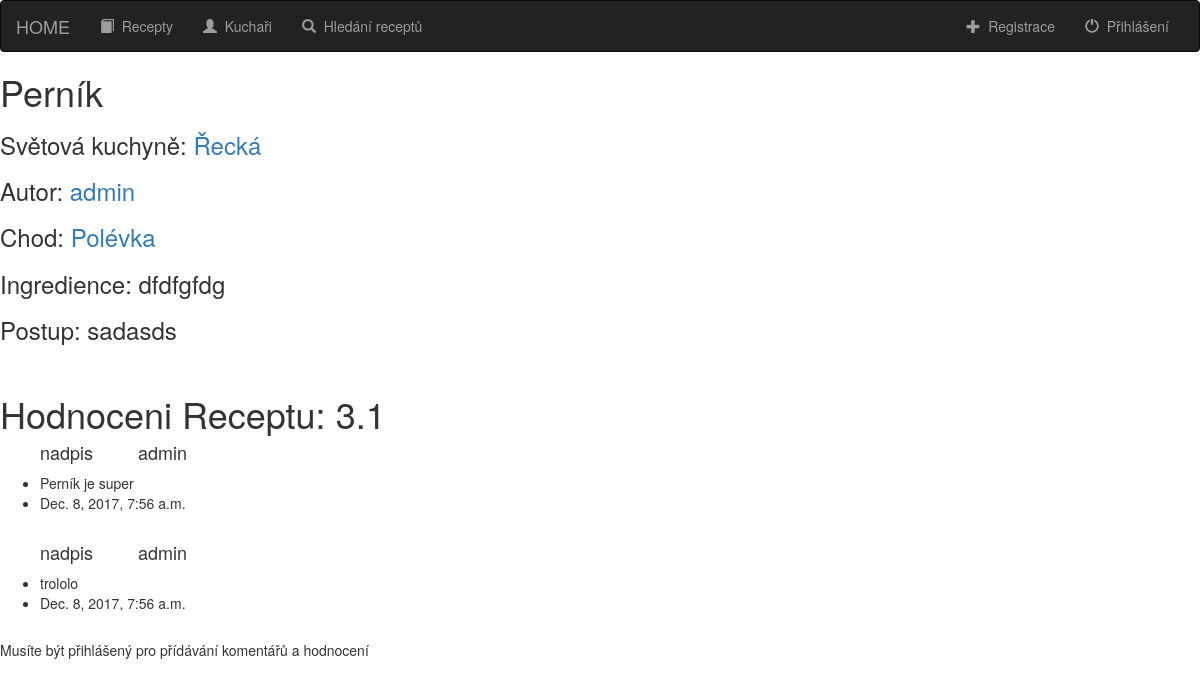
Page /recepty/recepty/1/ on the committed database.
### recepty/models.py (models this page shows, shortened)
class Recept(models.Model):
    jmeno = models.CharField(max_length=200)
    postup = models.TextField(max_length=2000, default="")
    autor = models.ForeignKey(User, on_delete=models.CASCADE, default=0)
    publikovano = models.DateTimeField(default=datetime.now(), blank=True)
    hodnoceni = models.DecimalField(default=2.5, decimal_places=1, max_digits=3, validators=[MaxValueValidator(5), MinValueValidator(0)])
    svetova_kuchyne = models.ForeignKey(SvetovaKuchyne, on_delete=models.CASCADE, default=0)
    ingredience = models.TextField(max_length=1000, default="")
    chod = models.ForeignKey(Chod, on_delete=models.CASCADE, default=0)

class SvetovaKuchyne(models.Model):
    jmeno = models.CharField(max_length=100)
    popis = models.TextField(max_length=1000, default="popis")

class Chod(models.Model):
    nazev = models.CharField(max_length=100)

class Komentar(models.Model):
    nadpis = models.CharField(max_length=100)
    text = models.TextField(max_length=300, default="")
    autor = models.ForeignKey(User, on_delete=models.CASCADE, default=0)
    komentovany_recept = models.ForeignKey(Recept, on_delete=models.CASCADE, default=0)
    publikovano = models.DateTimeField(default=datetime.now(), blank=True)

### recepty/views.py (the view)
# urls.py: url(r'^recepty/(?P<recept_id>[0-9]+)/$', views.detailReceptu, name='detailreceptu'),
def detailReceptu(request, recept_id):
    if request.method == "POST":
        if 'funkce_1' in request.POST:
            form = PridatKomentar(request.POST)
            if form.is_valid():
                komentar = form.save(commit=False)
                komentar.autor = request.user
                komentar.komentovany_recept = Recept.objects.get(id=recept_id)
                komentar.save()
                return redirect('recepty:detailreceptu', recept_id)
        if 'funkce_2' in request.POST:
            form = HodnoceniReceptu(request.POST)
            if form.is_valid():
                recept = Recept.objects.get(id=recept_id)
                recept.hodnotit(form.cleaned_data.get('hodnoceni'))
                recept.save()
                return redirect('recepty:detailreceptu', recept_id)
            return redirect('recepty:detailreceptu', recept_id)
    else:
        form1 = PridatKomentar()
        form2 = HodnoceniReceptu()
        recept = get_object_or_404(Recept, pk=recept_id)
        all_komentare = Komentar.objects.filter(komentovany_recept=recept_id).order_by("publikovano")[:2]
        return render(request, 'recepty/detailreceptu.html', {'recept': recept, 'all_komentare': all_komentare,
                                                              'form1': form1, 'form2': form2})

### recepty/templates/recepty/detailreceptu.html (shortened to what this page needs)
{% extends 'recepty/base.html' %}
{% block body %}
<h1>{{ recept.jmeno }}</h1>
<h3>Světová kuchyně: <a href="{% url 'recepty:detailkuchyne' recept.svetova_kuchyne.id %}"> {{ recept.svetova_kuchyne.jmeno }}</a></h3>
<h3>Autor: <a href="{% url 'recepty:detailkuchare' recept.autor.id %}"> {{ recept.autor }}</a></h3>
<h3>Chod: <a href="{% url 'recepty:detailchodu' recept.chod.id %}"> {{ recept.chod.nazev }}</a></h3>
<h3>Ingredience: {{ recept.ingredience }}</h3>
<h3>Postup: {{ recept.postup }}</h3>
<br>
<h1>Hodnoceni Receptu: {{ recept.hodnoceni }}</h1>
{% if all_komentare %}
    <ul>
        {% for komentar in all_komentare %}
        <h4>{{ komentar.nadpis }} &nbsp  &nbsp  &nbsp  &nbsp {{ komentar.autor }}</h4>
            <li>{{ komentar.text }}</li>
            <li>{{ komentar.publikovano }}</li>
        <br>
        {% endfor %}
    </ul>
{% endif %}
{% if user.is_authenticated %}
<h1>Přidej komentář</h1>
<form method="POST" class="post-form">
 {% csrf_token %}
 {{ form1.as_p }}
 <button type="submit" name="funkce_1" class="save btn btn-default">Přidej komentář</button>
</form>
<h1>Hodnocení receptu</h1>
<form method="POST" class="post-form">
 {% csrf_token %}
 {{ form2.as_p }}
 <button type="submit" name="funkce_2" class="save btn btn-default">Hodnotit</button>
</form>
{% else %}
<h5>Musíte být přihlášený pro přídávání komentářů a hodnocení</h5>
{% endif %}
{% endblock %}

### recepty/templates/recepty/base.html (shortened to what this page needs)
<!DOCTYPE html>
<html lang="en">
<head>
    {% load staticfiles %}
    <link rel="stylesheet" href="https://maxcdn.bootstrapcdn.com/bootstrap/3.3.6/css/bootstrap.min.css" >
</head>
<body>
    <nav class="navbar navbar-inverse">
        <div class="container-fluid">
            <div class="navbar-header">
                <a class="navbar-brand" href="{% url 'recepty:index' %}">HOME</a>
            </div>
            <div class="collapse navbar-collapse" id="topNavBar">
                <ul class="nav navbar-nav">
                    <li class="">
                        <a href="{% url 'recepty:recepty' %}">
                            <span class="glyphicon glyphicon-book" aria-hidden="true"></span>&nbsp; Recepty
                        </a>
                    </li>
                    <li class="">
                        <a href="kuchari">
                            <span class="glyphicon glyphicon-user" aria-hidden="true"></span>&nbsp; Kuchaři
                        </a>
                    </li>
                    <li class="">
                        <a href="hledani">
                            <span class="glyphicon glyphicon-search" aria-hidden="true"></span>&nbsp; Hledání receptů
                        </a>
                    </li>
                </ul>
                {% if user.is_authenticated %}
                 <ul class="nav navbar-nav navbar-right">
                     {% if user.is_superuser %}
                     <li class="">
                        <a href="pridatclanek">
                            <span class="glyphicon glyphicon-plus" aria-hidden="true"></span>&nbsp; Přidat článek
                        </a>
                    </li>
                     {% endif %}
                    <li class="">
                        <a href="pridatrecept">
                            <span class="glyphicon glyphicon-plus" aria-hidden="true"></span>&nbsp; Přidat recept
                        </a>
                    </li>
                     <li class="">
                        <a href="{% url 'recepty:profil' user.id %}">
                            <span class="glyphicon glyphicon-cog" aria-hidden="true"></span>&nbsp; Profil
                        </a>
                    </li>
                    <li class="">
                        <a href="users/logout">
                            <span class="glyphicon glyphicon-off" aria-hidden="true"></span>&nbsp; Odhlásit se
                        </a>
                    </li>
                </ul>
                {% else %}
                 <ul class="nav navbar-nav navbar-right">
                    <li class="">
                        <a href="registrace">
                            <span class="glyphicon glyphicon-plus" aria-hidden="true"></span>&nbsp; Registrace
                        </a>
                    </li>
                    <li class="">
                        <a href="{% url 'recepty:login' %}">
                            <span class="glyphicon glyphicon-off" aria-hidden="true"></span>&nbsp; Přihlášení
                        </a>
                    </li>
                </ul>
                {% endif %}
            </div>
        </div>
    </nav>
{% block body %}
{% endblock %}
</body>
</html>

### rows in the picture
Recept: jmeno "Perník", svetova_kuchyne.jmeno "Řecká", autor "admin", chod.nazev "Polévka", ingredience "dfdfgfdg", postup "sadasds", hodnoceni "3.1"
Komentar: nadpis "nadpis", autor "admin", text "Perník je super", publikovano "Dec. 8, 2017, 7:56 a.m."
Komentar: nadpis "nadpis", autor "admin", text "trololo", publikovano "Dec. 8, 2017, 7:56 a.m."
